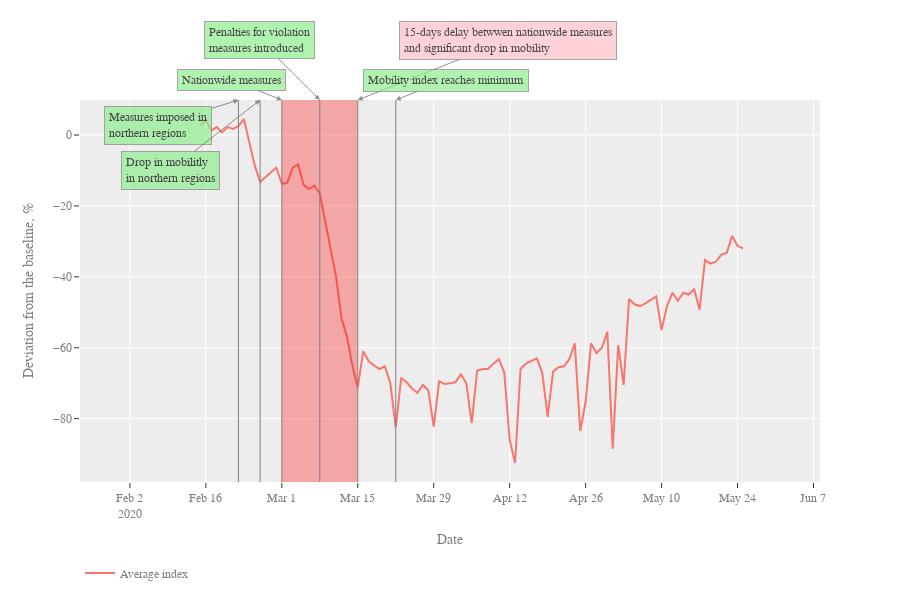
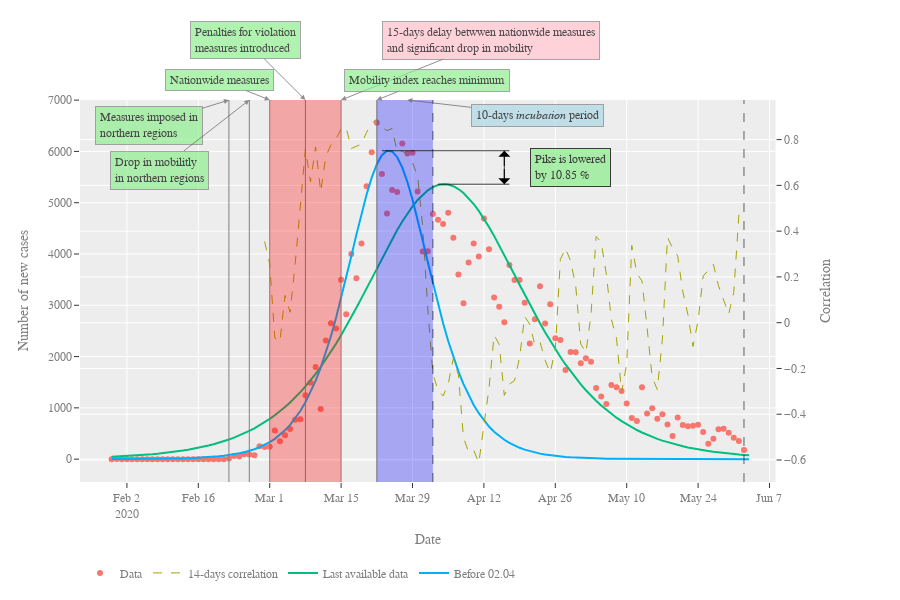

The cell these charts' notebook holds for them, in order:
### Code cell
cutoffs = pd.DataFrame({
    "date": [date("2020-04-02")],
    "description": ["Before 02.04"]
})
params = get_fit_of_cutoffs(df, cutoffs, add_fit_of_all_data = True)
# plot figures

figs = plotter(df, params=None, df_mobility=df_mobility, template=template, correlation=14)
# show coeffs
display(unfold(params))

# set extension of output files
ext = "png"
scale = 2.
# set mode of image_writer (if mode: write images)
mode = True


f = figs[-1]
iw = image_writer(f, "IT_mobility_"+ext, ext, mode=mode,scale=scale)
iw.write()
add_caption(f, date("2020-02-22"), text="Measures imposed in<br>northern regions", bg_color="LightGreen", pos_x=-80, pos_y = 25)
iw.write()
add_caption(f, date("2020-02-26"), text="Drop in mobilitly<br>in northern regions", bg_color="LightGreen", pos_x=-90, pos_y =70)
iw.write()
add_caption(f, date("2020-03-01"), text="Nationwide measures", bg_color="LightGreen", pos_x=-50)
add_filling(f, date("2020-03-01"), date("2020-03-15"))
add_caption(f, date("2020-03-15"), text="15-days delay betwwen nationwide measures<br>and significant drop in mobility", pos_y=-60, pos_x=150)
iw.write()
add_caption(f, date("2020-03-08"), text="Penalties for violation<br>measures introduced", bg_color="LightGreen", pos_y=-60, pos_x=-60)
iw.write()
add_caption(f, date("2020-03-22"), text="Mobility index reaches minimum", bg_color="LightGreen", pos_x=50)
iw.write()
iw.merge_pdfs()
f.show()

f = figs[1]
iw = image_writer(f, "IT_plot_"+ext, ext, mode=mode,scale=scale)
add_caption(f, date("2020-02-22"), text="Measures imposed in<br>northern regions", bg_color="LightGreen", pos_x=-80, pos_y = 25)
add_caption(f, date("2020-02-26"), text="Drop in mobilitly<br>in northern regions", bg_color="LightGreen", pos_x=-90, pos_y =70)
add_caption(f, date("2020-03-01"), text="Nationwide measures", bg_color="LightGreen", pos_x=-50)
add_caption(f, date("2020-03-08"), text="Penalties for violation<br>measures introduced", bg_color="LightGreen", pos_y=-60, pos_x=-60)
add_caption(f, date("2020-03-15"), text="15-days delay betwwen nationwide measures<br>and significant drop in mobility", pos_y=-60, pos_x=150)
add_caption(f, date("2020-03-22"), text="Mobility index reaches minimum", bg_color="LightGreen", pos_x=50)
add_filling(f, date("2020-03-01"), date("2020-03-15"))
iw.write()
add_approximant(f, params, 1)
iw.write()
add_filling(f, date("2020-03-22"), date("2020-04-02"), fill_color="Blue")
add_caption(f, date("2020-03-28"), text="10-days <i>incubation</i> period", bg_color="LightBlue", pos_x=130, pos_y=15, wline=False)
iw.write()
add_approximant(f, params, 0)
iw.write()
add_difference(f, fit_ref=-1, fit=-2,pos_x=13)
iw.write()
iw.merge_pdfs()
f.show()

### Figure 1 — Plotly figure (JSON) as saved in the notebook; plotly's stock layout.template omitted (floating-point values rounded to 4 significant figures)
{"data": [{"name": "Average index", "type": "scatter", "x": ["2020-02-15T00:00:00", "2020-02-16T00:00:00", "2020-02-17T00:00:00", "2020-02-18T00:00:00", "2020-02-19T00:00:00", "2020-02-20T00:00:00", "2020-02-21T00:00:00", "2020-02-22T00:00:00", "2020-02-23T00:00:00", "2020-02-24T00:00:00", "2020-02-25T00:00:00", "2020-02-26T00:00:00", "2020-02-27T00:00:00", "2020-02-28T00:00:00", "2020-02-29T00:00:00", "2020-03-01T00:00:00", "2020-03-02T00:00:00", "2020-03-03T00:00:00", "2020-03-04T00:00:00", "2020-03-05T00:00:00", "2020-03-06T00:00:00", "2020-03-07T00:00:00", "2020-03-08T00:00:00", "2020-03-09T00:00:00", "2020-03-10T00:00:00", "2020-03-11T00:00:00", "2020-03-12T00:00:00", "2020-03-13T00:00:00", "2020-03-14T00:00:00", "2020-03-15T00:00:00", "2020-03-16T00:00:00", "2020-03-17T00:00:00", "2020-03-18T00:00:00", "2020-03-19T00:00:00", "2020-03-20T00:00:00", "2020-03-21T00:00:00", "2020-03-22T00:00:00", "2020-03-23T00:00:00", "2020-03-24T00:00:00", "2020-03-25T00:00:00", "2020-03-26T00:00:00", "2020-03-27T00:00:00", "2020-03-28T00:00:00", "2020-03-29T00:00:00", "2020-03-30T00:00:00", "2020-03-31T00:00:00", "2020-04-01T00:00:00", "2020-04-02T00:00:00", "2020-04-03T00:00:00", "2020-04-04T00:00:00", "2020-04-05T00:00:00", "2020-04-06T00:00:00", "2020-04-07T00:00:00", "2020-04-08T00:00:00", "2020-04-09T00:00:00", "2020-04-10T00:00:00", "2020-04-11T00:00:00", "2020-04-12T00:00:00", "2020-04-13T00:00:00", "2020-04-14T00:00:00", "2020-04-15T00:00:00", "2020-04-16T00:00:00", "2020-04-17T00:00:00", "2020-04-18T00:00:00", "2020-04-19T00:00:00", "2020-04-20T00:00:00", "2020-04-21T00:00:00", "2020-04-22T00:00:00", "2020-04-23T00:00:00", "2020-04-24T00:00:00", "2020-04-25T00:00:00", "2020-04-26T00:00:00", "2020-04-27T00:00:00", "2020-04-28T00:00:00", "2020-04-29T00:00:00", "2020-04-30T00:00:00", "2020-05-01T00:00:00", "2020-05-02T00:00:00", "2020-05-03T00:00:00", "2020-05-04T00:00:00", "2020-05-05T00:00:00", "2020-05-06T00:00:00", "2020-05-07T00:00:00", "2020-05-08T00:00:00", "2020-05-09T00:00:00", "2020-05-10T00:00:00", "2020-05-11T00:00:00", "2020-05-12T00:00:00", "2020-05-13T00:00:00", "2020-05-14T00:00:00", "2020-05-15T00:00:00", "2020-05-16T00:00:00", "2020-05-17T00:00:00", "2020-05-18T00:00:00", "2020-05-19T00:00:00", "2020-05-20T00:00:00", "2020-05-21T00:00:00", "2020-05-22T00:00:00", "2020-05-23T00:00:00", "2020-05-24T00:00:00", "2020-05-25T00:00:00"], "y": [2.75, 4.25, 1.25, 2.25, 0.75, 2.25, 1.75, 2.5, 4.5, -2.5, -8.5, -13.25, -11.75, -10.5, -9.25, -13.75, -13.5, -9.25, -8.25, -14, -15.25, -14.25, -16.5, -24.25, -31.75, -40, -51.75, -56.75, -65, -71.25, -61, -63.75, -65, -66, -65.25, -70, -82.5, -68.5, -69.75, -71.5, -72.75, -70.5, -72, -82.25, -69.5, -70.25, -70, -69.75, -67.5, -70, -81.25, -66.5, -66, -66, -64.5, -63.25, -67, -86, -92.5, -66, -64.5, -63.75, -63, -67, -79.5, -66.75, -65.5, -65.25, -63.25, -58.75, -83.5, -75.25, -58.75, -61.5, -60, -55.5, -88.5, -59.25, -70.5, -46.25, -47.75, -48.25, -47.5, -46.5, -45.5, -55, -48.25, -44.5, -46.75, -44.5, -45, -43.5, -49.25, -35.25, -36.25, -35.75, -33.75, -33.25, -28.5, -31.25, -32]}], "layout": {"annotations": [{"align": "left", "arrowcolor": "#606060", "arrowhead": 2, "arrowsize": 1, "arrowwidth": 1, "ax": -80, "ay": 25, "bgcolor": "LightGreen", "bordercolor": "Grey", "borderpad": 4, "borderwidth": 1, "font": {"color": "Black", "family": "Courier New, monospace", "size": 12}, "opacity": 0.7, "showarrow": true, "text": "Measures imposed in<br>northern regions", "x": "2020-02-22T00:00:00", "xref": "x", "y": 1, "yref": "paper"}, {"align": "left", "arrowcolor": "#606060", "arrowhead": 2, "arrowsize": 1, "arrowwidth": 1, "ax": -90, "ay": 70, "bgcolor": "LightGreen", "bordercolor": "Grey", "borderpad": 4, "borderwidth": 1, "font": {"color": "Black", "family": "Courier New, monospace", "size": 12}, "opacity": 0.7, "showarrow": true, "text": "Drop in mobilitly<br>in northern regions", "x": "2020-02-26T00:00:00", "xref": "x", "y": 1, "yref": "paper"}, {"align": "left", "arrowcolor": "#606060", "arrowhead": 2, "arrowsize": 1, "arrowwidth": 1, "ax": -50, "ay": -20, "bgcolor": "LightGreen", "bordercolor": "Grey", "borderpad": 4, "borderwidth": 1, "font": {"color": "Black", "family": "Courier New, monospace", "size": 12}, "opacity": 0.7, "showarrow": true, "text": "Nationwide measures", "x": "2020-03-01T00:00:00", "xref": "x", "y": 1, "yref": "paper"}, {"align": "left", "arrowcolor": "#606060", "arrowhead": 2, "arrowsize": 1, "arrowwidth": 1, "ax": 150, "ay": -60, "bgcolor": "Pink", "bordercolor": "Grey", "borderpad": 4, "borderwidth": 1, "font": {"color": "Black", "family": "Courier New, monospace", "size": 12}, "opacity": 0.7, "showarrow": true, "text": "15-days delay betwwen nationwide measures<br>and significant drop in mobility", "x": "2020-03-15T00:00:00", "xref": "x", "y": 1, "yref": "paper"}, {"align": "left", "arrowcolor": "#606060", "arrowhead": 2, "arrowsize": 1, "arrowwidth": 1, "ax": -60, "ay": -60, "bgcolor": "LightGreen", "bordercolor": "Grey", "borderpad": 4, "borderwidth": 1, "font": {"color": "Black", "family": "Courier New, monospace", "size": 12}, "opacity": 0.7, "showarrow": true, "text": "Penalties for violation<br>measures introduced", "x": "2020-03-08T00:00:00", "xref": "x", "y": 1, "yref": "paper"}, {"align": "left", "arrowcolor": "#606060", "arrowhead": 2, "arrowsize": 1, "arrowwidth": 1, "ax": 50, "ay": -20, "bgcolor": "LightGreen", "bordercolor": "Grey", "borderpad": 4, "borderwidth": 1, "font": {"color": "Black", "family": "Courier New, monospace", "size": 12}, "opacity": 0.7, "showarrow": true, "text": "Mobility index reaches minimum", "x": "2020-03-22T00:00:00", "xref": "x", "y": 1, "yref": "paper"}], "font": {"color": "#7f7f7f", "family": "Courier New, monospace", "size": 12}, "height": 600, "legend": {"orientation": "h", "y": -0.2}, "shapes": [{"layer": "above", "line": {"color": "Grey", "dash": "solid", "width": 1}, "opacity": 1, "type": "line", "x0": "2020-02-22T00:00:00", "x1": "2020-02-22T00:00:00", "xref": "x", "y0": 0, "y1": 1, "yref": "paper"}, {"layer": "above", "line": {"color": "Grey", "dash": "solid", "width": 1}, "opacity": 1, "type": "line", "x0": "2020-02-26T00:00:00", "x1": "2020-02-26T00:00:00", "xref": "x", "y0": 0, "y1": 1, "yref": "paper"}, {"layer": "above", "line": {"color": "Grey", "dash": "solid", "width": 1}, "opacity": 1, "type": "line", "x0": "2020-03-01T00:00:00", "x1": "2020-03-01T00:00:00", "xref": "x", "y0": 0, "y1": 1, "yref": "paper"}, {"fillcolor": "Red", "layer": "above", "line": {"width": 0}, "opacity": 0.3, "type": "rect", "x0": "2020-03-01T00:00:00", "x1": "2020-03-15T00:00:00", "xref": "x", "y0": 0, "y1": 1, "yref": "paper"}, {"layer": "above", "line": {"color": "Grey", "dash": "solid", "width": 1}, "opacity": 1, "type": "line", "x0": "2020-03-15T00:00:00", "x1": "2020-03-15T00:00:00", "xref": "x", "y0": 0, "y1": 1, "yref": "paper"}, {"layer": "above", "line": {"color": "Grey", "dash": "solid", "width": 1}, "opacity": 1, "type": "line", "x0": "2020-03-08T00:00:00", "x1": "2020-03-08T00:00:00", "xref": "x", "y0": 0, "y1": 1, "yref": "paper"}, {"layer": "above", "line": {"color": "Grey", "dash": "solid", "width": 1}, "opacity": 1, "type": "line", "x0": "2020-03-22T00:00:00", "x1": "2020-03-22T00:00:00", "xref": "x", "y0": 0, "y1": 1, "yref": "paper"}], "showlegend": true, "title": {"text": ""}, "width": 900, "xaxis": {"range": ["2020-01-23T19:12:00", "2020-06-08T04:48:00"], "title": {"text": "Date"}}, "yaxis": {"title": {"text": "Deviation from the baseline, %"}}}}

### Figure 2 — Plotly figure (JSON) as saved in the notebook; plotly's stock layout.template omitted (floating-point values rounded to 4 significant figures)
{"data": [{"mode": "markers", "name": "Data", "type": "scatter", "x": ["2020-01-30T00:00:00", "2020-01-31T00:00:00", "2020-02-01T00:00:00", "2020-02-02T00:00:00", "2020-02-03T00:00:00", "2020-02-04T00:00:00", "2020-02-05T00:00:00", "2020-02-06T00:00:00", "2020-02-07T00:00:00", "2020-02-08T00:00:00", "2020-02-09T00:00:00", "2020-02-10T00:00:00", "2020-02-11T00:00:00", "2020-02-12T00:00:00", "2020-02-13T00:00:00", "2020-02-14T00:00:00", "2020-02-15T00:00:00", "2020-02-16T00:00:00", "2020-02-17T00:00:00", "2020-02-18T00:00:00", "2020-02-19T00:00:00", "2020-02-20T00:00:00", "2020-02-21T00:00:00", "2020-02-22T00:00:00", "2020-02-23T00:00:00", "2020-02-24T00:00:00", "2020-02-25T00:00:00", "2020-02-26T00:00:00", "2020-02-27T00:00:00", "2020-02-28T00:00:00", "2020-02-29T00:00:00", "2020-03-01T00:00:00", "2020-03-02T00:00:00", "2020-03-03T00:00:00", "2020-03-04T00:00:00", "2020-03-05T00:00:00", "2020-03-06T00:00:00", "2020-03-07T00:00:00", "2020-03-08T00:00:00", "2020-03-09T00:00:00", "2020-03-10T00:00:00", "2020-03-11T00:00:00", "2020-03-12T00:00:00", "2020-03-13T00:00:00", "2020-03-14T00:00:00", "2020-03-15T00:00:00", "2020-03-16T00:00:00", "2020-03-17T00:00:00", "2020-03-18T00:00:00", "2020-03-19T00:00:00", "2020-03-20T00:00:00", "2020-03-21T00:00:00", "2020-03-22T00:00:00", "2020-03-23T00:00:00", "2020-03-24T00:00:00", "2020-03-25T00:00:00", "2020-03-26T00:00:00", "2020-03-27T00:00:00", "2020-03-28T00:00:00", "2020-03-29T00:00:00", "2020-03-30T00:00:00", "2020-03-31T00:00:00", "2020-04-01T00:00:00", "2020-04-02T00:00:00", "2020-04-03T00:00:00", "2020-04-04T00:00:00", "2020-04-05T00:00:00", "2020-04-06T00:00:00", "2020-04-07T00:00:00", "2020-04-08T00:00:00", "2020-04-09T00:00:00", "2020-04-10T00:00:00", "2020-04-11T00:00:00", "2020-04-12T00:00:00", "2020-04-13T00:00:00", "2020-04-14T00:00:00", "2020-04-15T00:00:00", "2020-04-16T00:00:00", "2020-04-17T00:00:00", "2020-04-18T00:00:00", "2020-04-19T00:00:00", "2020-04-20T00:00:00", "2020-04-21T00:00:00", "2020-04-22T00:00:00", "2020-04-23T00:00:00", "2020-04-24T00:00:00", "2020-04-25T00:00:00", "2020-04-26T00:00:00", "2020-04-27T00:00:00", "2020-04-28T00:00:00", "2020-04-29T00:00:00", "2020-04-30T00:00:00", "2020-05-01T00:00:00", "2020-05-02T00:00:00", "2020-05-03T00:00:00", "2020-05-04T00:00:00", "2020-05-05T00:00:00", "2020-05-06T00:00:00", "2020-05-07T00:00:00", "2020-05-08T00:00:00", "2020-05-09T00:00:00", "2020-05-10T00:00:00", "2020-05-11T00:00:00", "2020-05-12T00:00:00", "2020-05-13T00:00:00", "2020-05-14T00:00:00", "2020-05-15T00:00:00", "2020-05-16T00:00:00", "2020-05-17T00:00:00", "2020-05-18T00:00:00", "2020-05-19T00:00:00", "2020-05-20T00:00:00", "2020-05-21T00:00:00", "2020-05-22T00:00:00", "2020-05-23T00:00:00", "2020-05-24T00:00:00", "2020-05-25T00:00:00", "2020-05-26T00:00:00", "2020-05-27T00:00:00", "2020-05-28T00:00:00", "2020-05-29T00:00:00", "2020-05-30T00:00:00", "2020-05-31T00:00:00", "2020-06-01T00:00:00", "2020-06-02T00:00:00"], "y": [0, 3, 0, 0, 0, 0, 0, 0, 0, 0, 0, 0, 0, 0, 0, 0, 0, 0, 0, 0, 0, 0, 0, 14, 62, 53, 97, 93, 78, 250, 238, 240, 561, 347, 466, 587, 769, 778, 1247, 1492, 1797, 977, 2313, 2651, 2547, 3497, 2823, 4000, 3526, 4207, 5322, 5986, 6557, 5560, 4789, 5249, 5210, 6153, 5959, 5974, 5217, 4050, 4053, 4782, 4668, 4585, 4805, 4316, 3599, 3039, 3836, 4204, 3951, 4694, 4092, 3153, 2972, 2667, 3786, 3493, 3491, 3047, 2256, 2729, 3370, 2646, 3021, 2357, 2324, 1739, 2091, 2086, 1872, 1965, 1900, 1389, 1221, 1075, 1444, 1401, 1327, 1083, 802, 744, 1402, 888, 992, 789, 875, 675, 451, 813, 665, 642, 652, 669, 531, 300, 397, 584, 593, 516, 416, 355, 178]}, {"line": {"dash": "dash", "width": 1}, "name": "14-days correlation", "type": "scatter", "x": ["2020-02-12T00:00:00", "2020-02-13T00:00:00", "2020-02-14T00:00:00", "2020-02-15T00:00:00", "2020-02-16T00:00:00", "2020-02-17T00:00:00", "2020-02-18T00:00:00", "2020-02-19T00:00:00", "2020-02-20T00:00:00", "2020-02-21T00:00:00", "2020-02-22T00:00:00", "2020-02-23T00:00:00", "2020-02-24T00:00:00", "2020-02-25T00:00:00", "2020-02-26T00:00:00", "2020-02-27T00:00:00", "2020-02-28T00:00:00", "2020-02-29T00:00:00", "2020-03-01T00:00:00", "2020-03-02T00:00:00", "2020-03-03T00:00:00", "2020-03-04T00:00:00", "2020-03-05T00:00:00", "2020-03-06T00:00:00", "2020-03-07T00:00:00", "2020-03-08T00:00:00", "2020-03-09T00:00:00", "2020-03-10T00:00:00", "2020-03-11T00:00:00", "2020-03-12T00:00:00", "2020-03-13T00:00:00", "2020-03-14T00:00:00", "2020-03-15T00:00:00", "2020-03-16T00:00:00", "2020-03-17T00:00:00", "2020-03-18T00:00:00", "2020-03-19T00:00:00", "2020-03-20T00:00:00", "2020-03-21T00:00:00", "2020-03-22T00:00:00", "2020-03-23T00:00:00", "2020-03-24T00:00:00", "2020-03-25T00:00:00", "2020-03-26T00:00:00", "2020-03-27T00:00:00", "2020-03-28T00:00:00", "2020-03-29T00:00:00", "2020-03-30T00:00:00", "2020-03-31T00:00:00", "2020-04-01T00:00:00", "2020-04-02T00:00:00", "2020-04-03T00:00:00", "2020-04-04T00:00:00", "2020-04-05T00:00:00", "2020-04-06T00:00:00", "2020-04-07T00:00:00", "2020-04-08T00:00:00", "2020-04-09T00:00:00", "2020-04-10T00:00:00", "2020-04-11T00:00:00", "2020-04-12T00:00:00", "2020-04-13T00:00:00", "2020-04-14T00:00:00", "2020-04-15T00:00:00", "2020-04-16T00:00:00", "2020-04-17T00:00:00", "2020-04-18T00:00:00", "2020-04-19T00:00:00", "2020-04-20T00:00:00", "2020-04-21T00:00:00", "2020-04-22T00:00:00", "2020-04-23T00:00:00", "2020-04-24T00:00:00", "2020-04-25T00:00:00", "2020-04-26T00:00:00", "2020-04-27T00:00:00", "2020-04-28T00:00:00", "2020-04-29T00:00:00", "2020-04-30T00:00:00", "2020-05-01T00:00:00", "2020-05-02T00:00:00", "2020-05-03T00:00:00", "2020-05-04T00:00:00", "2020-05-05T00:00:00", "2020-05-06T00:00:00", "2020-05-07T00:00:00", "2020-05-08T00:00:00", "2020-05-09T00:00:00", "2020-05-10T00:00:00", "2020-05-11T00:00:00", "2020-05-12T00:00:00", "2020-05-13T00:00:00", "2020-05-14T00:00:00", "2020-05-15T00:00:00", "2020-05-16T00:00:00", "2020-05-17T00:00:00", "2020-05-18T00:00:00", "2020-05-19T00:00:00", "2020-05-20T00:00:00", "2020-05-21T00:00:00", "2020-05-22T00:00:00", "2020-05-23T00:00:00", "2020-05-24T00:00:00", "2020-05-25T00:00:00", "2020-05-26T00:00:00", "2020-05-27T00:00:00", "2020-05-28T00:00:00", "2020-05-29T00:00:00", "2020-05-30T00:00:00", "2020-05-31T00:00:00", "2020-06-01T00:00:00", "2020-06-02T00:00:00"], "xaxis": "x", "y": [null, null, null, null, null, null, null, null, null, null, null, null, null, null, null, null, null, 0.3546, 0.256, -0.06683, -0.084, 0.1193, 0.0457, 0.2586, 0.4953, 0.7588, 0.6149, 0.7681, 0.5716, 0.7263, 0.7772, 0.8012, 0.8469, 0.8525, 0.7615, 0.7728, 0.7805, 0.8325, 0.8714, 0.8896, 0.8538, 0.8392, 0.8485, 0.7459, 0.7515, 0.7325, 0.6999, 0.6401, 0.4192, 0.06063, -0.2231, -0.2951, -0.3201, -0.268, -0.1556, -0.2281, -0.5027, -0.5651, -0.5571, -0.6127, -0.4565, -0.2861, -0.05465, -0.09463, -0.3174, -0.2683, -0.2536, -0.1521, 0.02703, -0.007382, -0.09766, -0.08413, -0.1638, -0.2184, -0.118, 0.2764, 0.3251, 0.2693, 0.1626, -0.09304, -0.1307, 0.03296, 0.3764, 0.3521, 0.213, 0.01471, -0.06798, -0.3039, -0.1807, 0.3372, 0.2143, 0.1828, -0.02226, -0.2394, -0.2921, -0.07369, 0.3726, 0.326, 0.2919, 0.1366, 0.03536, -0.1038, 0.01008, 0.204, 0.2287, 0.2551, 0.1615, 0.1011, 0.03784, 0.1322, 0.4707, 0.4828], "yaxis": "y2"}, {"name": "Last available data", "type": "scatter", "x": ["2020-01-30T00:00:00", "2020-01-31T00:00:00", "2020-02-01T00:00:00", "2020-02-02T00:00:00", "2020-02-03T00:00:00", "2020-02-04T00:00:00", "2020-02-05T00:00:00", "2020-02-06T00:00:00", "2020-02-07T00:00:00", "2020-02-08T00:00:00", "2020-02-09T00:00:00", "2020-02-10T00:00:00", "2020-02-11T00:00:00", "2020-02-12T00:00:00", "2020-02-13T00:00:00", "2020-02-14T00:00:00", "2020-02-15T00:00:00", "2020-02-16T00:00:00", "2020-02-17T00:00:00", "2020-02-18T00:00:00", "2020-02-19T00:00:00", "2020-02-20T00:00:00", "2020-02-21T00:00:00", "2020-02-22T00:00:00", "2020-02-23T00:00:00", "2020-02-24T00:00:00", "2020-02-25T00:00:00", "2020-02-26T00:00:00", "2020-02-27T00:00:00", "2020-02-28T00:00:00", "2020-02-29T00:00:00", "2020-03-01T00:00:00", "2020-03-02T00:00:00", "2020-03-03T00:00:00", "2020-03-04T00:00:00", "2020-03-05T00:00:00", "2020-03-06T00:00:00", "2020-03-07T00:00:00", "2020-03-08T00:00:00", "2020-03-09T00:00:00", "2020-03-10T00:00:00", "2020-03-11T00:00:00", "2020-03-12T00:00:00", "2020-03-13T00:00:00", "2020-03-14T00:00:00", "2020-03-15T00:00:00", "2020-03-16T00:00:00", "2020-03-17T00:00:00", "2020-03-18T00:00:00", "2020-03-19T00:00:00", "2020-03-20T00:00:00", "2020-03-21T00:00:00", "2020-03-22T00:00:00", "2020-03-23T00:00:00", "2020-03-24T00:00:00", "2020-03-25T00:00:00", "2020-03-26T00:00:00", "2020-03-27T00:00:00", "2020-03-28T00:00:00", "2020-03-29T00:00:00", "2020-03-30T00:00:00", "2020-03-31T00:00:00", "2020-04-01T00:00:00", "2020-04-02T00:00:00", "2020-04-03T00:00:00", "2020-04-04T00:00:00", "2020-04-05T00:00:00", "2020-04-06T00:00:00", "2020-04-07T00:00:00", "2020-04-08T00:00:00", "2020-04-09T00:00:00", "2020-04-10T00:00:00", "2020-04-11T00:00:00", "2020-04-12T00:00:00", "2020-04-13T00:00:00", "2020-04-14T00:00:00", "2020-04-15T00:00:00", "2020-04-16T00:00:00", "2020-04-17T00:00:00", "2020-04-18T00:00:00", "2020-04-19T00:00:00", "2020-04-20T00:00:00", "2020-04-21T00:00:00", "2020-04-22T00:00:00", "2020-04-23T00:00:00", "2020-04-24T00:00:00", "2020-04-25T00:00:00", "2020-04-26T00:00:00", "2020-04-27T00:00:00", "2020-04-28T00:00:00", "2020-04-29T00:00:00", "2020-04-30T00:00:00", "2020-05-01T00:00:00", "2020-05-02T00:00:00", "2020-05-03T00:00:00", "2020-05-04T00:00:00", "2020-05-05T00:00:00", "2020-05-06T00:00:00", "2020-05-07T00:00:00", "2020-05-08T00:00:00", "2020-05-09T00:00:00", "2020-05-10T00:00:00", "2020-05-11T00:00:00", "2020-05-12T00:00:00", "2020-05-13T00:00:00", "2020-05-14T00:00:00", "2020-05-15T00:00:00", "2020-05-16T00:00:00", "2020-05-17T00:00:00", "2020-05-18T00:00:00", "2020-05-19T00:00:00", "2020-05-20T00:00:00", "2020-05-21T00:00:00", "2020-05-22T00:00:00", "2020-05-23T00:00:00", "2020-05-24T00:00:00", "2020-05-25T00:00:00", "2020-05-26T00:00:00", "2020-05-27T00:00:00", "2020-05-28T00:00:00", "2020-05-29T00:00:00", "2020-05-30T00:00:00", "2020-05-31T00:00:00", "2020-06-01T00:00:00", "2020-06-02T00:00:00", "2020-06-03T00:00:00"], "y": [45.04, 49.49, 54.37, 59.73, 65.61, 72.07, 79.17, 86.95, 95.5, 104.9, 115.2, 126.4, 138.8, 152.4, 167.3, 183.5, 201.4, 221.0, 242.4, 265.8, 291.4, 319.4, 350.1, 383.5, 420.0, 459.8, 503.2, 550.5, 601.9, 657.8, 718.5, 784.4, 855.7, 932.8, 1016.0, 1106.0, 1202.0, 1306.0, 1417.0, 1536.0, 1663.0, 1797.0, 1940.0, 2090.0, 2248.0, 2414.0, 2587.0, 2766.0, 2950.0, 3139.0, 3332.0, 3526.0, 3721.0, 3915.0, 4105.0, 4290.0, 4467.0, 4634.0, 4789.0, 4929.0, 5053.0, 5157.0, 5242.0, 5305.0, 5344.0, 5361.0, 5353.0, 5321.0, 5266.0, 5189.0, 5092.0, 4974.0, 4840.0, 4690.0, 4527.0, 4353.0, 4170.0, 3982.0, 3789.0, 3595.0, 3400.0, 3206.0, 3016.0, 2830.0, 2649.0, 2474.0, 2306.0, 2145.0, 1992.0, 1846.0, 1709.0, 1580.0, 1458.0, 1344.0, 1238.0, 1139.0, 1047.0, 961.2, 882.0, 808.7, 741.0, 678.5, 621.0, 568.0, 519.3, 474.6, 433.6, 395.9, 361.4, 329.9, 301.0, 274.5, 250.3, 228.2, 208.1, 189.6, 172.8, 157.4, 143.4, 130.6, 119.0, 108.4, 98.68, 89.86, 81.81, 74.49]}, {"name": "Before 02.04", "type": "scatter", "x": ["2020-01-30T00:00:00", "2020-01-31T00:00:00", "2020-02-01T00:00:00", "2020-02-02T00:00:00", "2020-02-03T00:00:00", "2020-02-04T00:00:00", "2020-02-05T00:00:00", "2020-02-06T00:00:00", "2020-02-07T00:00:00", "2020-02-08T00:00:00", "2020-02-09T00:00:00", "2020-02-10T00:00:00", "2020-02-11T00:00:00", "2020-02-12T00:00:00", "2020-02-13T00:00:00", "2020-02-14T00:00:00", "2020-02-15T00:00:00", "2020-02-16T00:00:00", "2020-02-17T00:00:00", "2020-02-18T00:00:00", "2020-02-19T00:00:00", "2020-02-20T00:00:00", "2020-02-21T00:00:00", "2020-02-22T00:00:00", "2020-02-23T00:00:00", "2020-02-24T00:00:00", "2020-02-25T00:00:00", "2020-02-26T00:00:00", "2020-02-27T00:00:00", "2020-02-28T00:00:00", "2020-02-29T00:00:00", "2020-03-01T00:00:00", "2020-03-02T00:00:00", "2020-03-03T00:00:00", "2020-03-04T00:00:00", "2020-03-05T00:00:00", "2020-03-06T00:00:00", "2020-03-07T00:00:00", "2020-03-08T00:00:00", "2020-03-09T00:00:00", "2020-03-10T00:00:00", "2020-03-11T00:00:00", "2020-03-12T00:00:00", "2020-03-13T00:00:00", "2020-03-14T00:00:00", "2020-03-15T00:00:00", "2020-03-16T00:00:00", "2020-03-17T00:00:00", "2020-03-18T00:00:00", "2020-03-19T00:00:00", "2020-03-20T00:00:00", "2020-03-21T00:00:00", "2020-03-22T00:00:00", "2020-03-23T00:00:00", "2020-03-24T00:00:00", "2020-03-25T00:00:00", "2020-03-26T00:00:00", "2020-03-27T00:00:00", "2020-03-28T00:00:00", "2020-03-29T00:00:00", "2020-03-30T00:00:00", "2020-03-31T00:00:00", "2020-04-01T00:00:00", "2020-04-02T00:00:00", "2020-04-03T00:00:00", "2020-04-04T00:00:00", "2020-04-05T00:00:00", "2020-04-06T00:00:00", "2020-04-07T00:00:00", "2020-04-08T00:00:00", "2020-04-09T00:00:00", "2020-04-10T00:00:00", "2020-04-11T00:00:00", "2020-04-12T00:00:00", "2020-04-13T00:00:00", "2020-04-14T00:00:00", "2020-04-15T00:00:00", "2020-04-16T00:00:00", "2020-04-17T00:00:00", "2020-04-18T00:00:00", "2020-04-19T00:00:00", "2020-04-20T00:00:00", "2020-04-21T00:00:00", "2020-04-22T00:00:00", "2020-04-23T00:00:00", "2020-04-24T00:00:00", "2020-04-25T00:00:00", "2020-04-26T00:00:00", "2020-04-27T00:00:00", "2020-04-28T00:00:00", "2020-04-29T00:00:00", "2020-04-30T00:00:00", "2020-05-01T00:00:00", "2020-05-02T00:00:00", "2020-05-03T00:00:00", "2020-05-04T00:00:00", "2020-05-05T00:00:00", "2020-05-06T00:00:00", "2020-05-07T00:00:00", "2020-05-08T00:00:00", "2020-05-09T00:00:00", "2020-05-10T00:00:00", "2020-05-11T00:00:00", "2020-05-12T00:00:00", "2020-05-13T00:00:00", "2020-05-14T00:00:00", "2020-05-15T00:00:00", "2020-05-16T00:00:00", "2020-05-17T00:00:00", "2020-05-18T00:00:00", "2020-05-19T00:00:00", "2020-05-20T00:00:00", "2020-05-21T00:00:00", "2020-05-22T00:00:00", "2020-05-23T00:00:00", "2020-05-24T00:00:00", "2020-05-25T00:00:00", "2020-05-26T00:00:00", "2020-05-27T00:00:00", "2020-05-28T00:00:00", "2020-05-29T00:00:00", "2020-05-30T00:00:00", "2020-05-31T00:00:00", "2020-06-01T00:00:00", "2020-06-02T00:00:00", "2020-06-03T00:00:00"], "y": [1.204, 1.445, 1.733, 2.08, 2.495, 2.994, 3.592, 4.309, 5.17, 6.202, 7.441, 8.927, 10.71, 12.85, 15.41, 18.48, 22.17, 26.59, 31.89, 38.24, 45.85, 54.98, 65.9, 78.98, 94.64, 113.4, 135.8, 162.5, 194.5, 232.6, 278.0, 332.0, 396.1, 472.0, 561.9, 667.7, 792.1, 937.6, 1107.0, 1303.0, 1528.0, 1784.0, 2073.0, 2396.0, 2750.0, 3133.0, 3538.0, 3957.0, 4377.0, 4784.0, 5161.0, 5488.0, 5749.0, 5928.0, 6013.0, 5999.0, 5888.0, 5685.0, 5404.0, 5061.0, 4675.0, 4262.0, 3841.0, 3425.0, 3025.0, 2649.0, 2304.0, 1991.0, 1710.0, 1463.0, 1246.0, 1058.0, 895.3, 755.9, 636.9, 535.6, 449.8, 377.3, 316.1, 264.7, 221.4, 185.1, 154.7, 129.2, 107.9, 90.04, 75.14, 62.69, 52.3, 43.62, 36.38, 30.33, 25.29, 21.09, 17.58, 14.66, 12.22, 10.19, 8.49, 7.077, 5.899, 4.917, 4.098, 3.416, 2.847, 2.373, 1.978, 1.649, 1.374, 1.145, 0.9546, 0.7956, 0.6631, 0.5527, 0.4606, 0.3839, 0.32, 0.2667, 0.2223, 0.1853, 0.1544, 0.1287, 0.1073, 0.0894, 0.07451, 0.0621]}], "layout": {"annotations": [{"align": "left", "arrowcolor": "#606060", "arrowhead": 2, "arrowsize": 1, "arrowwidth": 1, "ax": -80, "ay": 25, "bgcolor": "LightGreen", "bordercolor": "Grey", "borderpad": 4, "borderwidth": 1, "font": {"color": "Black", "family": "Courier New, monospace", "size": 12}, "opacity": 0.7, "showarrow": true, "text": "Measures imposed in<br>northern regions", "x": "2020-02-22T00:00:00", "xref": "x", "y": 1, "yref": "paper"}, {"align": "left", "arrowcolor": "#606060", "arrowhead": 2, "arrowsize": 1, "arrowwidth": 1, "ax": -90, "ay": 70, "bgcolor": "LightGreen", "bordercolor": "Grey", "borderpad": 4, "borderwidth": 1, "font": {"color": "Black", "family": "Courier New, monospace", "size": 12}, "opacity": 0.7, "showarrow": true, "text": "Drop in mobilitly<br>in northern regions", "x": "2020-02-26T00:00:00", "xref": "x", "y": 1, "yref": "paper"}, {"align": "left", "arrowcolor": "#606060", "arrowhead": 2, "arrowsize": 1, "arrowwidth": 1, "ax": -50, "ay": -20, "bgcolor": "LightGreen", "bordercolor": "Grey", "borderpad": 4, "borderwidth": 1, "font": {"color": "Black", "family": "Courier New, monospace", "size": 12}, "opacity": 0.7, "showarrow": true, "text": "Nationwide measures", "x": "2020-03-01T00:00:00", "xref": "x", "y": 1, "yref": "paper"}, {"align": "left", "arrowcolor": "#606060", "arrowhead": 2, "arrowsize": 1, "arrowwidth": 1, "ax": -60, "ay": -60, "bgcolor": "LightGreen", "bordercolor": "Grey", "borderpad": 4, "borderwidth": 1, "font": {"color": "Black", "family": "Courier New, monospace", "size": 12}, "opacity": 0.7, "showarrow": true, "text": "Penalties for violation<br>measures introduced", "x": "2020-03-08T00:00:00", "xref": "x", "y": 1, "yref": "paper"}, {"align": "left", "arrowcolor": "#606060", "arrowhead": 2, "arrowsize": 1, "arrowwidth": 1, "ax": 150, "ay": -60, "bgcolor": "Pink", "bordercolor": "Grey", "borderpad": 4, "borderwidth": 1, "font": {"color": "Black", "family": "Courier New, monospace", "size": 12}, "opacity": 0.7, "showarrow": true, "text": "15-days delay betwwen nationwide measures<br>and significant drop in mobility", "x": "2020-03-15T00:00:00", "xref": "x", "y": 1, "yref": "paper"}, {"align": "left", "arrowcolor": "#606060", "arrowhead": 2, "arrowsize": 1, "arrowwidth": 1, "ax": 50, "ay": -20, "bgcolor": "LightGreen", "bordercolor": "Grey", "borderpad": 4, "borderwidth": 1, "font": {"color": "Black", "family": "Courier New, monospace", "size": 12}, "opacity": 0.7, "showarrow": true, "text": "Mobility index reaches minimum", "x": "2020-03-22T00:00:00", "xref": "x", "y": 1, "yref": "paper"}, {"align": "left", "arrowcolor": "#606060", "arrowhead": 2, "arrowsize": 1, "arrowwidth": 1, "ax": 130, "ay": 15, "bgcolor": "LightBlue", "bordercolor": "Grey", "borderpad": 4, "borderwidth": 1, "font": {"color": "Black", "family": "Courier New, monospace", "size": 12}, "opacity": 0.7, "showarrow": true, "text": "10-days <i>incubation</i> period", "x": "2020-03-28T00:00:00", "xref": "x", "y": 1, "yref": "paper"}, {"arrowcolor": "Black", "arrowhead": 1, "arrowsize": 2, "arrowwidth": 1, "ax": "2020-04-16T00:00:00", "axref": "x", "ay": 5687.0, "ayref": "y", "showarrow": true, "text": "", "x": "2020-04-16T00:00:00", "xref": "x", "y": 5361.0, "yref": "y"}, {"arrowcolor": "Black", "arrowhead": 1, "arrowsize": 2, "arrowwidth": 1, "ax": "2020-04-16T00:00:00", "axref": "x", "ay": 5687.0, "ayref": "y", "showarrow": true, "text": "", "x": "2020-04-16T00:00:00", "xref": "x", "y": 6013.0, "yref": "y"}, {"align": "left", "ax": "2020-04-29T00:00:00", "axref": "x", "ay": 5687.0, "ayref": "y", "bgcolor": "LightGreen", "bordercolor": "Black", "borderpad": 4, "borderwidth": 1, "font": {"color": "Black", "family": "Courier New, monospace", "size": 12}, "opacity": 0.75, "text": "Pike is lowered<br>by 10.85 %", "x": "2020-04-29T00:00:00", "xref": "x", "y": 5687.0, "yref": "y"}], "font": {"color": "#7f7f7f", "family": "Courier New, monospace", "size": 12}, "height": 600, "legend": {"orientation": "h", "y": -0.2}, "shapes": [{"layer": "above", "line": {"color": "Grey", "dash": "solid", "width": 1}, "opacity": 1, "type": "line", "x0": "2020-02-22T00:00:00", "x1": "2020-02-22T00:00:00", "xref": "x", "y0": 0, "y1": 1, "yref": "paper"}, {"layer": "above", "line": {"color": "Grey", "dash": "solid", "width": 1}, "opacity": 1, "type": "line", "x0": "2020-02-26T00:00:00", "x1": "2020-02-26T00:00:00", "xref": "x", "y0": 0, "y1": 1, "yref": "paper"}, {"layer": "above", "line": {"color": "Grey", "dash": "solid", "width": 1}, "opacity": 1, "type": "line", "x0": "2020-03-01T00:00:00", "x1": "2020-03-01T00:00:00", "xref": "x", "y0": 0, "y1": 1, "yref": "paper"}, {"layer": "above", "line": {"color": "Grey", "dash": "solid", "width": 1}, "opacity": 1, "type": "line", "x0": "2020-03-08T00:00:00", "x1": "2020-03-08T00:00:00", "xref": "x", "y0": 0, "y1": 1, "yref": "paper"}, {"layer": "above", "line": {"color": "Grey", "dash": "solid", "width": 1}, "opacity": 1, "type": "line", "x0": "2020-03-15T00:00:00", "x1": "2020-03-15T00:00:00", "xref": "x", "y0": 0, "y1": 1, "yref": "paper"}, {"layer": "above", "line": {"color": "Grey", "dash": "solid", "width": 1}, "opacity": 1, "type": "line", "x0": "2020-03-22T00:00:00", "x1": "2020-03-22T00:00:00", "xref": "x", "y0": 0, "y1": 1, "yref": "paper"}, {"fillcolor": "Red", "layer": "above", "line": {"width": 0}, "opacity": 0.3, "type": "rect", "x0": "2020-03-01T00:00:00", "x1": "2020-03-15T00:00:00", "xref": "x", "y0": 0, "y1": 1, "yref": "paper"}, {"line": {"color": "Black", "dash": "dash", "width": 1}, "opacity": 0.6, "type": "line", "x0": "2020-06-02T00:00:00", "x1": "2020-06-02T00:00:00", "y0": 0, "y1": 1, "yref": "paper"}, {"fillcolor": "Blue", "layer": "above", "line": {"width": 0}, "opacity": 0.3, "type": "rect", "x0": "2020-03-22T00:00:00", "x1": "2020-04-02T00:00:00", "xref": "x", "y0": 0, "y1": 1, "yref": "paper"}, {"line": {"color": "Black", "dash": "dash", "width": 1}, "opacity": 0.6, "type": "line", "x0": "2020-04-02T00:00:00", "x1": "2020-04-02T00:00:00", "y0": 0, "y1": 1, "yref": "paper"}, {"layer": "above", "line": {"color": "Black", "width": 1}, "opacity": 0.75, "type": "line", "x0": "2020-04-03T00:00:00", "x1": "2020-04-17T00:00:00", "xref": "x", "y0": 5361.0, "y1": 5361.0, "yref": "y"}, {"layer": "above", "line": {"color": "Black", "width": 1}, "opacity": 0.75, "type": "line", "x0": "2020-03-23T00:00:00", "x1": "2020-04-17T00:00:00", "xref": "x", "y0": 6013.0, "y1": 6013.0, "yref": "y"}, {"layer": "above", "line": {"color": "Black", "width": 1}, "opacity": 0.75, "type": "line", "x0": "2020-04-16T00:00:00", "x1": "2020-04-16T00:00:00", "xref": "x", "y0": 5361.0, "y1": 6013.0, "yref": "y"}], "showlegend": true, "title": {"text": ""}, "width": 900, "xaxis": {"anchor": "y", "domain": [0, 0.94], "range": ["2020-01-23T19:12:00", "2020-06-08T04:48:00"], "title": {"text": "Date"}}, "yaxis": {"anchor": "x", "domain": [0, 1], "title": {"text": "Number of new cases"}}, "yaxis2": {"anchor": "x", "overlaying": "y", "side": "right", "title": {"text": "Correlation"}}}}
